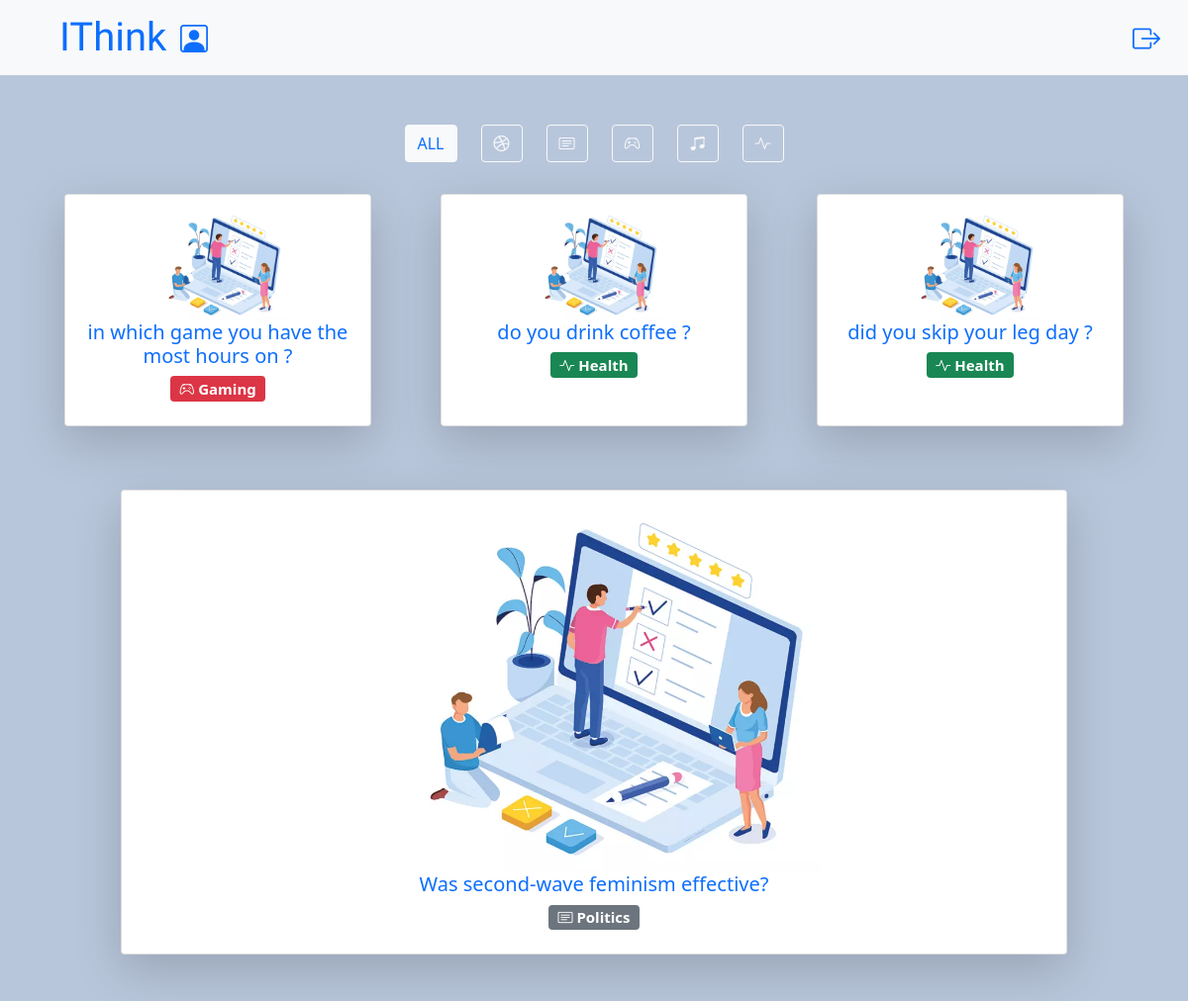
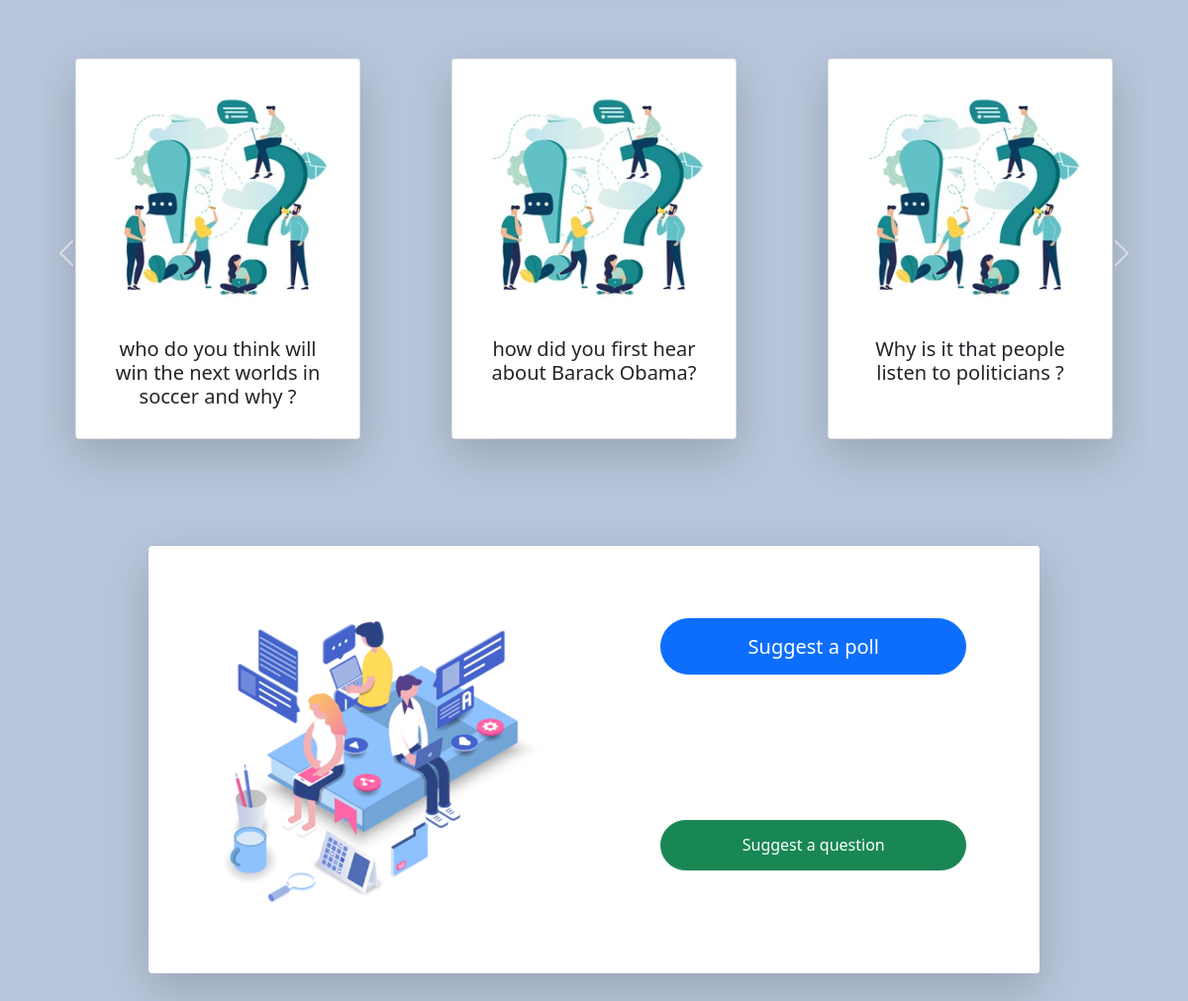
Page /home/ALL (signed in) on the committed database (2 pictures, top to bottom).
### polls/models.py (models this page shows, shortened)
class poll(models.Model):
    genres = (
        ('p', 'politics'),
        ('s', 'sports'),
        ('g', 'gaming'),
        ('h', 'health'),
        ('m', 'music'),
    )
    status = (
        ('approved', 'approved'),
        ('disapproved', 'disapproved')
    )
    creator = models.CharField(max_length=30)
    status = models.CharField(
        max_length=11, choices=status, default="disapproved")
    question = models.CharField(max_length=200)
    genre = models.CharField(max_length=10, choices=genres, default="")
    answer1 = models.CharField(max_length=200, blank=True, null=True)
    count1 = models.IntegerField(default=0)
    answer2 = models.CharField(max_length=200, blank=True, null=True)
    count2 = models.IntegerField(default=0)
    answer3 = models.CharField(max_length=200, blank=True, null=True)
    count3 = models.IntegerField(default=0)
    answer4 = models.CharField(max_length=200, blank=True, null=True)
    count4 = models.IntegerField(default=0)
    answer5 = models.CharField(max_length=200, blank=True, null=True)
    count5 = models.IntegerField(default=0)
    answer6 = models.CharField(max_length=200, blank=True, null=True)
    count6 = models.IntegerField(default=0)
    created_time = models.DateTimeField(default=timezone.now)
    with open("Ithink2/databaseSheet.json", "r") as sheet:
        data = json.load(sheet)

### questions/models.py (models this page shows, shortened)
class question(models.Model):
    status = (
        ("approved", "approved"),
        ("disapproved", "disapproved")
    )
    status = models.CharField(
        max_length=11, choices=status, default="disapproved")
    question = models.CharField(max_length=200)
    creator = models.CharField(max_length=30)
    created_time = models.DateTimeField(default=timezone.now)

### polls/views.py (the view)
# urls.py: path('home/<str:filter_button_pressed>', pollslist.as_view(), name="home"),
class pollslist(LoginRequiredMixin, ListView):
    model = poll
    template_name = "home.html"
    def get_context_data(self, **kwargs):
        context = super().get_context_data(**kwargs)
        context["questions"] = question.objects.all()
        context["answered"] = question_answered.objects.all()
        context["polls"] = poll.objects.all()
        context["voted"] = voted.objects.all()
        context["deleted"] = deleted.objects.all()
        """
            this part is filtering (by id) the questions that are not answered by the user
        """
        questions_all_id = []
        for questionitem in context["questions"]:
            questions_all_id.append(questionitem.id)
        questions_not_wanted_id = []
        for quesitionitem in context["questions"]:
            for answereditem in context["answered"]:
                if quesitionitem.id == answereditem.question.id and answereditem.user.user.id == self.request.user.id:
                    questions_not_wanted_id.append(quesitionitem.id)
            if questionitem.status == "disapproved":
                questions_not_wanted_id.append(questionitem.id)
        questions_wanted_id = []
        for id in questions_all_id:
            if id not in questions_not_wanted_id:
                questions_wanted_id.append(id)
        context["questions"] = question.objects.filter(
            id__in=questions_wanted_id)
        """
            this part is filtering (by id) the polls that are neither voted on or deleted by the user
        """
        polls_all_id = []
        for pollitem in context["polls"]:
            polls_all_id.append(pollitem.id)
        polls_not_wanted_id = []
        for pollitem in context["polls"]:
            for deleteditem in context["deleted"]:
                if pollitem.id == deleteditem.poll.id and deleteditem.user.user.id == self.request.user.id:
                    polls_not_wanted_id.append(pollitem.id)
            for voteditem in context["voted"]:
                if pollitem.id == voteditem.poll.id and voteditem.user.user.id == self.request.user.id:
                    polls_not_wanted_id.append(pollitem.id)
            if pollitem.status == "disapproved":
                polls_not_wanted_id.append(pollitem.id)
        polls_wanted_id = []
        for id in polls_all_id:
            if id not in polls_not_wanted_id:
                polls_wanted_id.append(id)
        random.shuffle(polls_wanted_id)
        polls = poll.objects.filter(id__in=polls_wanted_id)
        context["polls"] = polls
        if self.kwargs["filter_button_pressed"] == "ALL":
            context["polls"] = poll.objects.all()
            context["polls"] = poll.objects.filter(
                id__in=polls_wanted_id)[:6]
            context["filter_button_pressed"] = "ALL"
        elif self.kwargs["filter_button_pressed"] == "Sports":
            context["polls"] = context["polls"].filter(genre="s")[:6]
            context["filter_button_pressed"] = "Sports"
        elif self.kwargs["filter_button_pressed"] == "Politics":
            context["polls"] = context["polls"].filter(genre="p")[:6]
            context["filter_button_pressed"] = "Politics"
        elif self.kwargs["filter_button_pressed"] == "Gaming":
            context["polls"] = context["polls"].filter(genre="g")[:6]
            context["filter_button_pressed"] = "Gaming"
        elif self.kwargs["filter_button_pressed"] == "Music":
            context["polls"] = context["polls"].filter(genre="m")[:6]
            context["filter_button_pressed"] = "Music"
        elif self.kwargs["filter_button_pressed"] == "Health":
            context["polls"] = context["polls"].filter(genre="h")[:6]
            context["filter_button_pressed"] = "Health"
        return context

### templates/home.html (shortened to what this page needs)
<!DOCTYPE html>
<html lang="en">
  <head>
    {% extends 'main.html' %}
    {% load static %}
    {% block content %}
  <div class="container">
      <form method="GET">
        <div class="row mb-4 row-cols-auto d-flex justify-content-center">
          <div class="col">
            {% if filter_button_pressed == "ALL" %}
            <a href="{% url "home" "ALL" %}"type="submit" class="btn btn-outline-light text-primary active" value="All" name="filter_button">ALL</a>
            {% else %}
            <a href="{% url "home" "ALL" %}"type="submit" class="btn btn-outline-light" value="All" name="filter_button">ALL</a>
            {% endif %}
          </div>
          <div class="col">
            {% if filter_button_pressed == "Sports" %}
            <a href="{% url "home" "Sports" %}" type="submit" class="btn btn-outline-warning text-light active" value="Sports" name="filter_button"><i class="bi bi-dribbble"></i></a>
            {% else %}
            <a href="{% url "home" "Sports" %}" type="submit" class="btn btn-outline-light" value="Sports" name="filter_button"><i class="bi bi-dribbble"></i></a>
            {% endif %}
          </div>
          <div class="col">
            {% if filter_button_pressed == "Politics" %}
            <a href="{% url "home" "Politics" %}" type="submit" class="btn btn-outline-secondary active" value="Politics" name="filter_button"><i class="bi bi-card-text"></i></a>
            {% else %}
            <a href="{% url "home" "Politics" %}" type="submit" class="btn btn-outline-light" value="Politics" name="filter_button"><i class="bi bi-card-text"></i></a>
            {% endif %}
          </div>
          <div class="col">
            {% if filter_button_pressed == "Gaming" %}
            <a href="{% url "home" "Gaming" %}" type="submit" class="btn btn-outline-danger active" value="Gaming" name="filter_button"><i class="bi bi-controller"></i></a>
            {% else %}
            <a href="{% url "home" "Gaming" %}" type="submit" class="btn btn-outline-light" value="Gaming" name="filter_button"><i class="bi bi-controller"></i></a>
            {% endif %}
          </div>
          <div class="col">
            {% if filter_button_pressed == "Music" %}
            <a href="{% url "home" "Music" %}" type="submit" class="btn btn-outline-info text-light active" value="Music" name="filter_button"><i class="bi bi-music-note-beamed"></i></a>
            {% else %}
            <a href="{% url "home" "Music" %}" type="submit" class="btn btn-outline-light" value="Music" name="filter_button"><i class="bi bi-music-note-beamed"></i></a>
            {% endif %}
          </div>
          <div class="col">
            {% if filter_button_pressed == "Health" %}
            <a href="{% url "home" "Health" %}" type="submit" class="btn btn-outline-success active" value="Health" name="filter_button"><i class="bi bi-activity"></i></a>
            {% else %}
            <a href="{% url "home" "Health" %}" type="submit" class="btn btn-outline-light" value="Health" name="filter_button"><i class="bi bi-activity"></i></a>
            {% endif %}
          </div>
        </div>
      </form>
      {% for poll in polls %}
        {% if forloop.counter0|divisibleby:3 %}
        <div class="row ">
          {% endif %}
        <div class="col p-2 d-flex justify-content-center">
          <div class="card shadow-lg mb-5 bg-body rounded" style="width:85% ;height:auto;">
            <div class="card-body">
              <a
              href="{% url 'poll_vote' poll.pk %}"
              class="text-decoration-none text-center"
              >
              <img src="{% static 'images\poll.png' %}" class="card-img-top" alt="..." style="background-size:cover;width:45%;margin-left: 30%;">
              <h5 class="card-title h-1 pollText" style="text-overflow: ellipsis;">{{ poll.question }}</h5>
              </a>
              {% if poll.genre == "p" %}
              <a
                href="{% url 'poll_vote' poll.pk %}"
                class="text-decoration-none text-center"
              >
               <h5><span class="badge badge-pill bg-secondary"><i class="bi bi-card-text"></i> Politics</span></h5>
              </a>
              {% endif %}
              {% if poll.genre == "g" %}
              <a
                href="{% url 'poll_vote' poll.pk %}"
                class="text-decoration-none text-center"
              >
               <h5><span class="badge badge-pill bg-danger"><i class="bi bi-controller"></i> Gaming</i></span></h5>
              </a>
              {% endif %}
              {% if poll.genre == "h" %}
              <a
                href="{% url 'poll_vote' poll.pk %}"
                class="text-decoration-none text-center"
              >
               <h5><span class="badge badge-pill bg-success"><i class="bi bi-activity"></i> Health</span></h5>
              </a>
              {% endif %}
            </div>
          </div>
        </div>
        {% if forloop.counter|divisibleby:3 or forloop.last %}
      </div>
      {% endif %}
      {% endfor %}
      <div id="carouselControls" class="carousel slide" data-bs-ride="carousel">
        <div class="carousel-inner">
          {% for question in questions %}
            {% if forloop.counter0|divisibleby:3 %}
              <div class="carousel-item {% if forloop.first %}active{% endif %}">
              <div class="row">
            {% endif %}
              <div class="col d-flex justify-content-center" style="margin-top:50px;">
                <div class="card shadow-lg p-3 mb-5" style="width:18rem;height:87%;">
                  <a href="{% url 'question_answer' question.pk %}" class="text-decoration-none text-dark">
                    <img src="{% static 'images/q&a.png' %}" class="card-img-top" alt="...">
                    <div class="card-body">
                      <h5 class="card-title h-1 questionText " style="text-overflow: ellipsis;text-align: center;" >{{ question.question }}</h5>
                    </div>
                  </a>
                </div>
              </div>
            {% if forloop.counter|divisibleby:3 or forloop.last %}
              </div>
              </div>
            {% endif %}
          {% endfor %}
        </div>
        <button class="carousel-control-prev" style="width:50px;" type="button" data-bs-target="#carouselControls" data-bs-slide="prev">
          <span class="carousel-control-prev-icon" aria-hidden="true"></span>
        </button>
        <button class="carousel-control-next" style="width:50px;" type="button" data-bs-target="#carouselControls" data-bs-slide="next">
          <span class="carousel-control-next-icon" aria-hidden="true"></span>
        </button>
      </div>
    </div>
    <div class="container shadow-lg bg-body rounded" style="width:75%;border-radius: 25px;">
      <div class="row" style="overflow:hidden;">
        <div class="col">
          <img src="{% static 'images/suggestion_picture.jpg' %}"
            class="rounded" style="width:100%;height:100%" alt="">
        </div>
        <div class="col rounded" style="overflow:hidden;margin-left:-13px;background-color:white">
          <div class="row" style="padding:17%;">
            <a href="{% url "poll_suggestion" %}" name=""  id="" class="btn btn-primary rounded-pill" role="button" style="padding:4%;font-size:125%;">
              Suggest a poll
              </a>
          </div>
          <div class="row"style="padding:17%">
            <a href="{% url 'question_suggestion' %}" name=""  id="" class="btn btn-success rounded-pill" role="button" style="padding:4%;font-size:125E%;">
              Suggest a question
                </a>
          </div>
        </div>
      </div>
    </div>
    <div class="" style="height:300px">
    </div>
    {% endblock content %}

### static/css/styles.css (style rules this page uses)
body { background-color: #b8c6db; }
.container { margin-top: 50px; box-shadow: 0 0 10px 12px rbga(100, 100, 100, 0.1); border-radius: 10px; }

### rows in the picture
poll: question "in which game you have the most hours on ?", genre "g" (drawn)
poll: question "do you drink coffee ?", genre "h" (drawn)
poll: question "did you skip your leg day ?", genre "h" (drawn)
poll: question "Was second-wave feminism effective?", genre "p" (drawn)
question: question "who do you think will win the next worlds in soccer and why ?"
question: question "how did you first hear about Barack Obama?"
question: question "Why is it that people listen to politicians ?"
